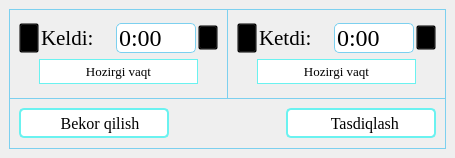
<?xml version="1.0" encoding="UTF-8"?>
<ui version="4.0">
 <class>MainWindow</class>
 <widget class="QMainWindow" name="MainWindow">
  <property name="geometry">
   <rect>
    <x>0</x>
    <y>0</y>
    <width>455</width>
    <height>158</height>
   </rect>
  </property>
  <property name="sizePolicy">
   <sizepolicy hsizetype="Preferred" vsizetype="Preferred">
    <horstretch>0</horstretch>
    <verstretch>0</verstretch>
   </sizepolicy>
  </property>
  <property name="minimumSize">
   <size>
    <width>455</width>
    <height>158</height>
   </size>
  </property>
  <property name="maximumSize">
   <size>
    <width>455</width>
    <height>158</height>
   </size>
  </property>
  <property name="sizeIncrement">
   <size>
    <width>450</width>
    <height>90</height>
   </size>
  </property>
  <property name="font">
   <font>
    <family>Times New Roman</family>
    <pointsize>16</pointsize>
   </font>
  </property>
  <property name="mouseTracking">
   <bool>false</bool>
  </property>
  <property name="tabletTracking">
   <bool>false</bool>
  </property>
  <property name="windowTitle">
   <string>Vaqtni o'rnatish</string>
  </property>
  <property name="windowIcon">
   <iconset>
    <normalon>:/Icons/Icons/clock.png</normalon>
   </iconset>
  </property>
  <property name="iconSize">
   <size>
    <width>32</width>
    <height>32</height>
   </size>
  </property>
  <widget class="QWidget" name="centralwidget">
   <layout class="QGridLayout" name="gridLayout_4">
    <item row="0" column="0">
     <layout class="QVBoxLayout" name="verticalLayout_3">
      <property name="spacing">
       <number>0</number>
      </property>
      <item>
       <layout class="QHBoxLayout" name="horizontalLayout_9">
        <property name="spacing">
         <number>0</number>
        </property>
        <item>
         <widget class="QGroupBox" name="groupBox">
          <property name="styleSheet">
           <string notr="true">QGroupBox{
border: 1px solid #7cd0ef;
}
</string>
          </property>
          <property name="title">
           <string/>
          </property>
          <layout class="QGridLayout" name="gridLayout">
           <item row="0" column="0">
            <layout class="QVBoxLayout" name="verticalLayout">
             <item>
              <layout class="QHBoxLayout" name="horizontalLayout_6">
               <property name="spacing">
                <number>15</number>
               </property>
               <item>
                <layout class="QHBoxLayout" name="horizontalLayout_4">
                 <property name="spacing">
                  <number>2</number>
                 </property>
                 <item>
                  <widget class="QPushButton" name="pushButton">
                   <property name="minimumSize">
                    <size>
                     <width>20</width>
                     <height>30</height>
                    </size>
                   </property>
                   <property name="maximumSize">
                    <size>
                     <width>20</width>
                     <height>30</height>
                    </size>
                   </property>
                   <property name="styleSheet">
                    <string notr="true">background: transparent;</string>
                   </property>
                   <property name="text">
                    <string/>
                   </property>
                   <property name="icon">
                    <iconset>
                     <normalon>:/Icons/Icons/came.png</normalon>
                    </iconset>
                   </property>
                   <property name="iconSize">
                    <size>
                     <width>18</width>
                     <height>18</height>
                    </size>
                   </property>
                  </widget>
                 </item>
                 <item>
                  <widget class="QLabel" name="label">
                   <property name="font">
                    <font>
                     <family>Times New Roman</family>
                     <pointsize>16</pointsize>
                    </font>
                   </property>
                   <property name="text">
                    <string>Keldi:</string>
                   </property>
                  </widget>
                 </item>
                </layout>
               </item>
               <item>
                <layout class="QHBoxLayout" name="horizontalLayout_5">
                 <property name="spacing">
                  <number>2</number>
                 </property>
                 <item>
                  <widget class="QTimeEdit" name="timeEdit">
                   <property name="minimumSize">
                    <size>
                     <width>80</width>
                     <height>30</height>
                    </size>
                   </property>
                   <property name="maximumSize">
                    <size>
                     <width>80</width>
                     <height>30</height>
                    </size>
                   </property>
                   <property name="font">
                    <font>
                     <family>Times New Roman</family>
                     <pointsize>18</pointsize>
                    </font>
                   </property>
                   <property name="styleSheet">
                    <string notr="true">QTimeEdit{border-radius: 2px;
border: 1px solid #7cd0ef;
border-radius: 5px;
}
QTimeEdit:hover{
border-color: #5487ee;
}


</string>
                   </property>
                   <property name="buttonSymbols">
                    <enum>QAbstractSpinBox::NoButtons</enum>
                   </property>
                   <property name="keyboardTracking">
                    <bool>true</bool>
                   </property>
                   <property name="showGroupSeparator" stdset="0">
                    <bool>true</bool>
                   </property>
                   <property name="displayFormat">
                    <string>h:mm</string>
                   </property>
                   <property name="calendarPopup">
                    <bool>true</bool>
                   </property>
                   <property name="timeSpec">
                    <enum>Qt::LocalTime</enum>
                   </property>
                  </widget>
                 </item>
                 <item>
                  <widget class="QPushButton" name="pushButton_7">
                   <property name="minimumSize">
                    <size>
                     <width>20</width>
                     <height>25</height>
                    </size>
                   </property>
                   <property name="maximumSize">
                    <size>
                     <width>20</width>
                     <height>25</height>
                    </size>
                   </property>
                   <property name="cursor">
                    <cursorShape>PointingHandCursor</cursorShape>
                   </property>
                   <property name="styleSheet">
                    <string notr="true">QPushButton{
background: transparent;
}
QPushButton::hover{
border-radius: 5px;
background: rgba(58, 247, 240, 0.1);
}
QPushButton::pressed{
background: rgba(58, 247, 240, 0.2);
}</string>
                   </property>
                   <property name="text">
                    <string/>
                   </property>
                   <property name="icon">
                    <iconset>
                     <normalon>:/Icons/Icons/cancel2.png</normalon>
                    </iconset>
                   </property>
                   <property name="iconSize">
                    <size>
                     <width>14</width>
                     <height>14</height>
                    </size>
                   </property>
                  </widget>
                 </item>
                </layout>
               </item>
              </layout>
             </item>
             <item>
              <layout class="QHBoxLayout" name="horizontalLayout_7" stretch="1,8,1">
               <item>
                <spacer name="horizontalSpacer_3">
                 <property name="orientation">
                  <enum>Qt::Horizontal</enum>
                 </property>
                 <property name="sizeHint" stdset="0">
                  <size>
                   <width>40</width>
                   <height>20</height>
                  </size>
                 </property>
                </spacer>
               </item>
               <item>
                <widget class="QPushButton" name="pushButton_3">
                 <property name="minimumSize">
                  <size>
                   <width>0</width>
                   <height>25</height>
                  </size>
                 </property>
                 <property name="maximumSize">
                  <size>
                   <width>185</width>
                   <height>16777215</height>
                  </size>
                 </property>
                 <property name="font">
                  <font>
                   <family>Georgia</family>
                   <pointsize>10</pointsize>
                  </font>
                 </property>
                 <property name="cursor">
                  <cursorShape>PointingHandCursor</cursorShape>
                 </property>
                 <property name="styleSheet">
                  <string notr="true">QPushButton {
background-color: white;
border: 1px solid #6AF2F0;
}
QPushButton:hover {
color: white;
background-color: #6AF2F0;
}
QPushButton:pressed {
color: white;
background-color: rgb(47, 231, 247);
border: 2px solid rgb(47, 231, 247);
}</string>
                 </property>
                 <property name="text">
                  <string>Hozirgi vaqt</string>
                 </property>
                </widget>
               </item>
               <item>
                <spacer name="horizontalSpacer_2">
                 <property name="orientation">
                  <enum>Qt::Horizontal</enum>
                 </property>
                 <property name="sizeHint" stdset="0">
                  <size>
                   <width>40</width>
                   <height>20</height>
                  </size>
                 </property>
                </spacer>
               </item>
              </layout>
             </item>
            </layout>
           </item>
          </layout>
         </widget>
        </item>
        <item>
         <widget class="QGroupBox" name="groupBox_2">
          <property name="styleSheet">
           <string notr="true">QGroupBox{
border: 1px solid #7cd0ef;
border-left: none;
}
</string>
          </property>
          <property name="title">
           <string/>
          </property>
          <layout class="QGridLayout" name="gridLayout_2">
           <item row="0" column="0">
            <layout class="QVBoxLayout" name="verticalLayout_2">
             <item>
              <layout class="QHBoxLayout" name="horizontalLayout_3">
               <property name="spacing">
                <number>15</number>
               </property>
               <item>
                <layout class="QHBoxLayout" name="horizontalLayout_2">
                 <property name="spacing">
                  <number>2</number>
                 </property>
                 <item>
                  <widget class="QPushButton" name="pushButton_2">
                   <property name="minimumSize">
                    <size>
                     <width>20</width>
                     <height>30</height>
                    </size>
                   </property>
                   <property name="maximumSize">
                    <size>
                     <width>20</width>
                     <height>30</height>
                    </size>
                   </property>
                   <property name="styleSheet">
                    <string notr="true">background: transparent;</string>
                   </property>
                   <property name="text">
                    <string/>
                   </property>
                   <property name="icon">
                    <iconset>
                     <normalon>:/Icons/Icons/leave.png</normalon>
                    </iconset>
                   </property>
                   <property name="iconSize">
                    <size>
                     <width>18</width>
                     <height>18</height>
                    </size>
                   </property>
                  </widget>
                 </item>
                 <item>
                  <widget class="QLabel" name="label_2">
                   <property name="font">
                    <font>
                     <family>Times New Roman</family>
                     <pointsize>16</pointsize>
                    </font>
                   </property>
                   <property name="text">
                    <string>Ketdi:</string>
                   </property>
                  </widget>
                 </item>
                </layout>
               </item>
               <item>
                <layout class="QHBoxLayout" name="horizontalLayout">
                 <property name="spacing">
                  <number>2</number>
                 </property>
                 <item>
                  <widget class="QTimeEdit" name="timeEdit_2">
                   <property name="minimumSize">
                    <size>
                     <width>80</width>
                     <height>30</height>
                    </size>
                   </property>
                   <property name="maximumSize">
                    <size>
                     <width>80</width>
                     <height>30</height>
                    </size>
                   </property>
                   <property name="font">
                    <font>
                     <family>Times New Roman</family>
                     <pointsize>18</pointsize>
                    </font>
                   </property>
                   <property name="styleSheet">
                    <string notr="true">QTimeEdit{border-radius: 2px;
border: 1px solid #7cd0ef;
border-radius: 5px;
}
QTimeEdit:hover{
border-color: #5487ee;
}


</string>
                   </property>
                   <property name="buttonSymbols">
                    <enum>QAbstractSpinBox::NoButtons</enum>
                   </property>
                   <property name="keyboardTracking">
                    <bool>true</bool>
                   </property>
                   <property name="showGroupSeparator" stdset="0">
                    <bool>true</bool>
                   </property>
                   <property name="displayFormat">
                    <string>h:mm</string>
                   </property>
                   <property name="calendarPopup">
                    <bool>true</bool>
                   </property>
                   <property name="timeSpec">
                    <enum>Qt::LocalTime</enum>
                   </property>
                  </widget>
                 </item>
                 <item>
                  <widget class="QPushButton" name="pushButton_6">
                   <property name="minimumSize">
                    <size>
                     <width>20</width>
                     <height>25</height>
                    </size>
                   </property>
                   <property name="maximumSize">
                    <size>
                     <width>20</width>
                     <height>25</height>
                    </size>
                   </property>
                   <property name="cursor">
                    <cursorShape>PointingHandCursor</cursorShape>
                   </property>
                   <property name="styleSheet">
                    <string notr="true">QPushButton{
background: transparent;
}
QPushButton::hover{
border-radius: 5px;
background: rgba(58, 247, 240, 0.1);
}
QPushButton::pressed{
background: rgba(58, 247, 240, 0.2);
}</string>
                   </property>
                   <property name="text">
                    <string/>
                   </property>
                   <property name="icon">
                    <iconset>
                     <normalon>:/Icons/Icons/cancel2.png</normalon>
                    </iconset>
                   </property>
                   <property name="iconSize">
                    <size>
                     <width>14</width>
                     <height>14</height>
                    </size>
                   </property>
                  </widget>
                 </item>
                </layout>
               </item>
              </layout>
             </item>
             <item>
              <layout class="QHBoxLayout" name="horizontalLayout_8" stretch="1,8,1">
               <item>
                <spacer name="horizontalSpacer_4">
                 <property name="orientation">
                  <enum>Qt::Horizontal</enum>
                 </property>
                 <property name="sizeHint" stdset="0">
                  <size>
                   <width>40</width>
                   <height>20</height>
                  </size>
                 </property>
                </spacer>
               </item>
               <item>
                <widget class="QPushButton" name="pushButton_4">
                 <property name="minimumSize">
                  <size>
                   <width>0</width>
                   <height>25</height>
                  </size>
                 </property>
                 <property name="maximumSize">
                  <size>
                   <width>185</width>
                   <height>16777215</height>
                  </size>
                 </property>
                 <property name="font">
                  <font>
                   <family>Georgia</family>
                   <pointsize>10</pointsize>
                  </font>
                 </property>
                 <property name="cursor">
                  <cursorShape>PointingHandCursor</cursorShape>
                 </property>
                 <property name="styleSheet">
                  <string notr="true">QPushButton {
background-color: white;
border: 1px solid #6AF2F0;
}
QPushButton:hover {
color: white;
background-color: #6AF2F0;
}
QPushButton:pressed {
color: white;
background-color: rgb(47, 231, 247);
border: 2px solid rgb(47, 231, 247);
}</string>
                 </property>
                 <property name="text">
                  <string>Hozirgi vaqt</string>
                 </property>
                </widget>
               </item>
               <item>
                <spacer name="horizontalSpacer_5">
                 <property name="orientation">
                  <enum>Qt::Horizontal</enum>
                 </property>
                 <property name="sizeHint" stdset="0">
                  <size>
                   <width>40</width>
                   <height>20</height>
                  </size>
                 </property>
                </spacer>
               </item>
              </layout>
             </item>
            </layout>
           </item>
          </layout>
         </widget>
        </item>
       </layout>
      </item>
      <item>
       <widget class="QGroupBox" name="groupBox_3">
        <property name="maximumSize">
         <size>
          <width>16777215</width>
          <height>50</height>
         </size>
        </property>
        <property name="styleSheet">
         <string notr="true">QGroupBox{
border: 1px solid #7cd0ef;
border-top: none;

}
</string>
        </property>
        <property name="title">
         <string/>
        </property>
        <layout class="QGridLayout" name="gridLayout_3">
         <item row="0" column="0">
          <widget class="QPushButton" name="pushButton_5">
           <property name="minimumSize">
            <size>
             <width>150</width>
             <height>30</height>
            </size>
           </property>
           <property name="maximumSize">
            <size>
             <width>150</width>
             <height>16777215</height>
            </size>
           </property>
           <property name="font">
            <font>
             <family>Georgia</family>
             <pointsize>12</pointsize>
            </font>
           </property>
           <property name="cursor">
            <cursorShape>PointingHandCursor</cursorShape>
           </property>
           <property name="styleSheet">
            <string notr="true">QPushButton {
background-color: white;
border-radius: 5px;
border: 2px solid #6AF2F0;
}
QPushButton:hover {
color: white;
background-color: #6AF2F0;
}
QPushButton:pressed {
color: white;
background-color: rgb(47, 231, 247);
border: 2px solid rgb(47, 231, 247);
}</string>
           </property>
           <property name="text">
            <string>   Bekor qilish</string>
           </property>
           <property name="icon">
            <iconset>
             <normalon>:/Icons/Icons/cancel.png</normalon>
            </iconset>
           </property>
           <property name="iconSize">
            <size>
             <width>16</width>
             <height>16</height>
            </size>
           </property>
          </widget>
         </item>
         <item row="0" column="1">
          <spacer name="horizontalSpacer">
           <property name="orientation">
            <enum>Qt::Horizontal</enum>
           </property>
           <property name="sizeHint" stdset="0">
            <size>
             <width>40</width>
             <height>20</height>
            </size>
           </property>
          </spacer>
         </item>
         <item row="0" column="2">
          <widget class="QPushButton" name="pushButton_8">
           <property name="minimumSize">
            <size>
             <width>150</width>
             <height>30</height>
            </size>
           </property>
           <property name="maximumSize">
            <size>
             <width>150</width>
             <height>16777215</height>
            </size>
           </property>
           <property name="font">
            <font>
             <family>Georgia</family>
             <pointsize>12</pointsize>
            </font>
           </property>
           <property name="cursor">
            <cursorShape>PointingHandCursor</cursorShape>
           </property>
           <property name="styleSheet">
            <string notr="true">QPushButton {
background-color: white;
border-radius: 5px;
border: 2px solid #6AF2F0;
}
QPushButton:hover {
color: white;
background-color: #6AF2F0;
}
QPushButton:pressed {
color: white;
background-color: rgb(47, 231, 247);
border: 2px solid rgb(47, 231, 247);
}</string>
           </property>
           <property name="text">
            <string>  Tasdiqlash</string>
           </property>
           <property name="icon">
            <iconset>
             <normalon>:/Icons/Icons/ok.png</normalon>
            </iconset>
           </property>
           <property name="iconSize">
            <size>
             <width>22</width>
             <height>22</height>
            </size>
           </property>
          </widget>
         </item>
        </layout>
       </widget>
      </item>
     </layout>
    </item>
   </layout>
  </widget>
 </widget>
 <resources>
  <include location="../Res.qrc"/>
 </resources>
 <connections/>
</ui>
